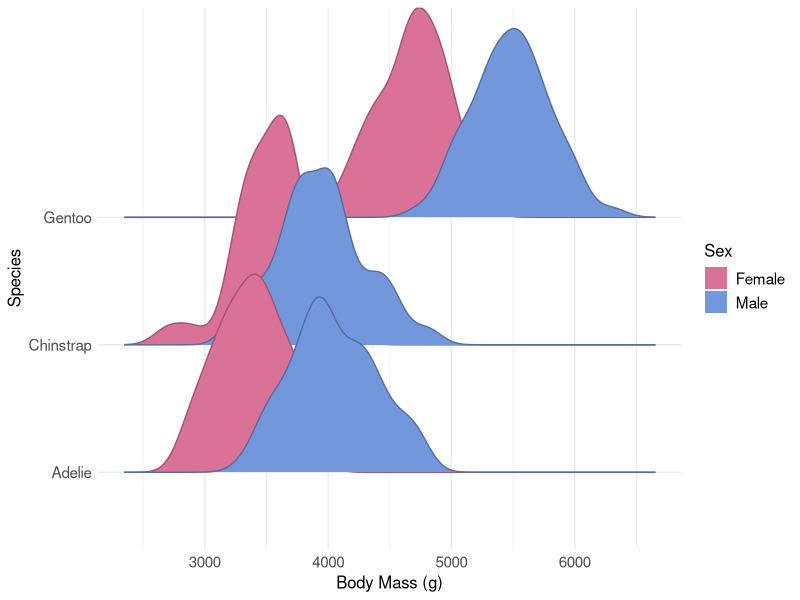
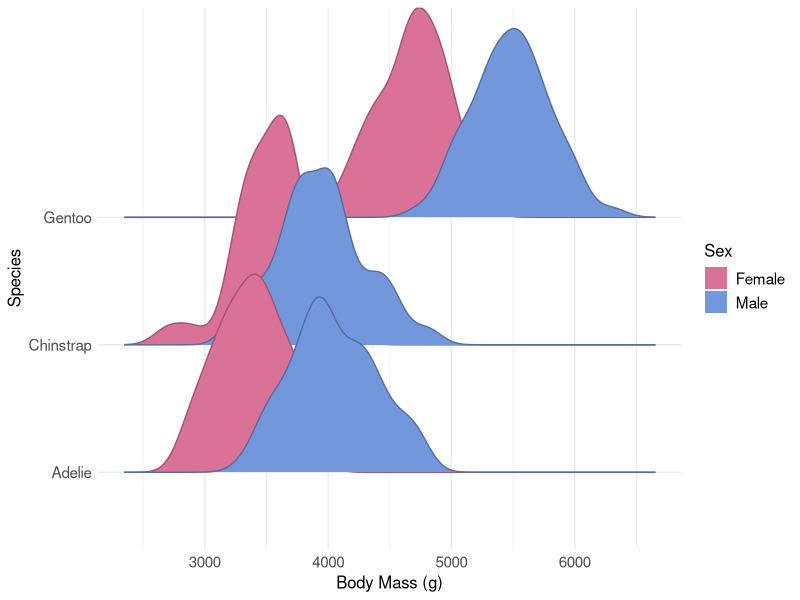

These charts were generated, in order, by the following R code:
## ---- chunk 1
library(here) # will use this to save my figure in my designated Output folder for week 3
library(palmerpenguins) # this library contains the data we will be using to create a plot
library(tidyverse)
library(ggridges) # this library is for making ridgeline plots
library(ggthemes) # this library contains different themes we can use for our plot (choose from https://yutannihilation.github.io/allYourFigureAreBelongToUs/ggthemes/ )
## ---- chunk 2
view(penguins) # this will open the data in a different tab
## ---- chunk 3
penguins %>% filter(!is.na(sex)) %>% # decided to filter out the penguins for which sex wasn't recorded
  ggplot(aes(x = body_mass_g, y = species, fill = sex, color = sex)) + # using fill AND color because I also want to change the color of the outline
  geom_density_ridges() + # this is the geom for the density ridges 
  labs(x = "Body Mass (g)", # setting all the axis and legend titles
       y = "Species",,
       fill = "Sex") +
  scale_fill_manual(labels = c("Female", "Male"), values = c("#DA7297", "#7297da")) + # first part sets the labels to Female and Male (bc they were all lowercase in original data), second part sets the colors for each label (order of labels and hex codes matters!!)
  scale_color_manual(values = c("#a45471", "#536fa2")) + # I want the outline of the ridges to be a color slightly darker than the fill color (instead of default black)
  guides(fill = guide_legend(override.aes = list(linetype = 0)), #gets rid of black contour line in the fill legend squares
         color= FALSE) + # I had "color" in aes so I could change the outline color manually, but I don't want a second legend for it because it's the same as the fill legend (by sex) so this removes the "color" legend
  
  theme_minimal() + # the theme I chose (white background, only grid lines)
  theme(axis.title = element_text(size = 12), # manually making all the text bigger than the default size for the theme
        axis.text = element_text(size = 11),
        legend.title = element_text(size = 12),
        legend.text = element_text(size = 11))


ggsave(here("Week3", "Output", "penguins.jpeg"), width = 7, height = 5)
